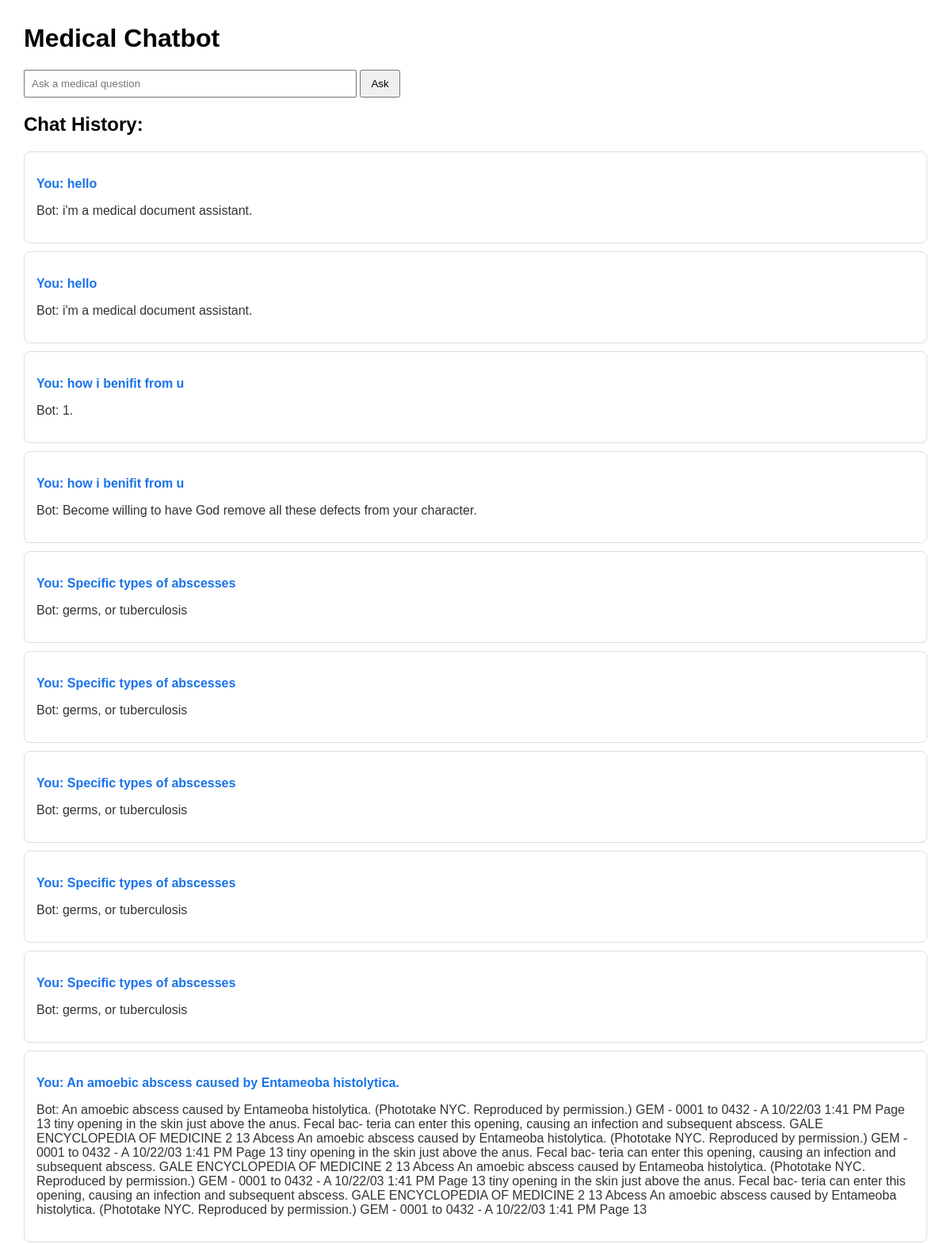
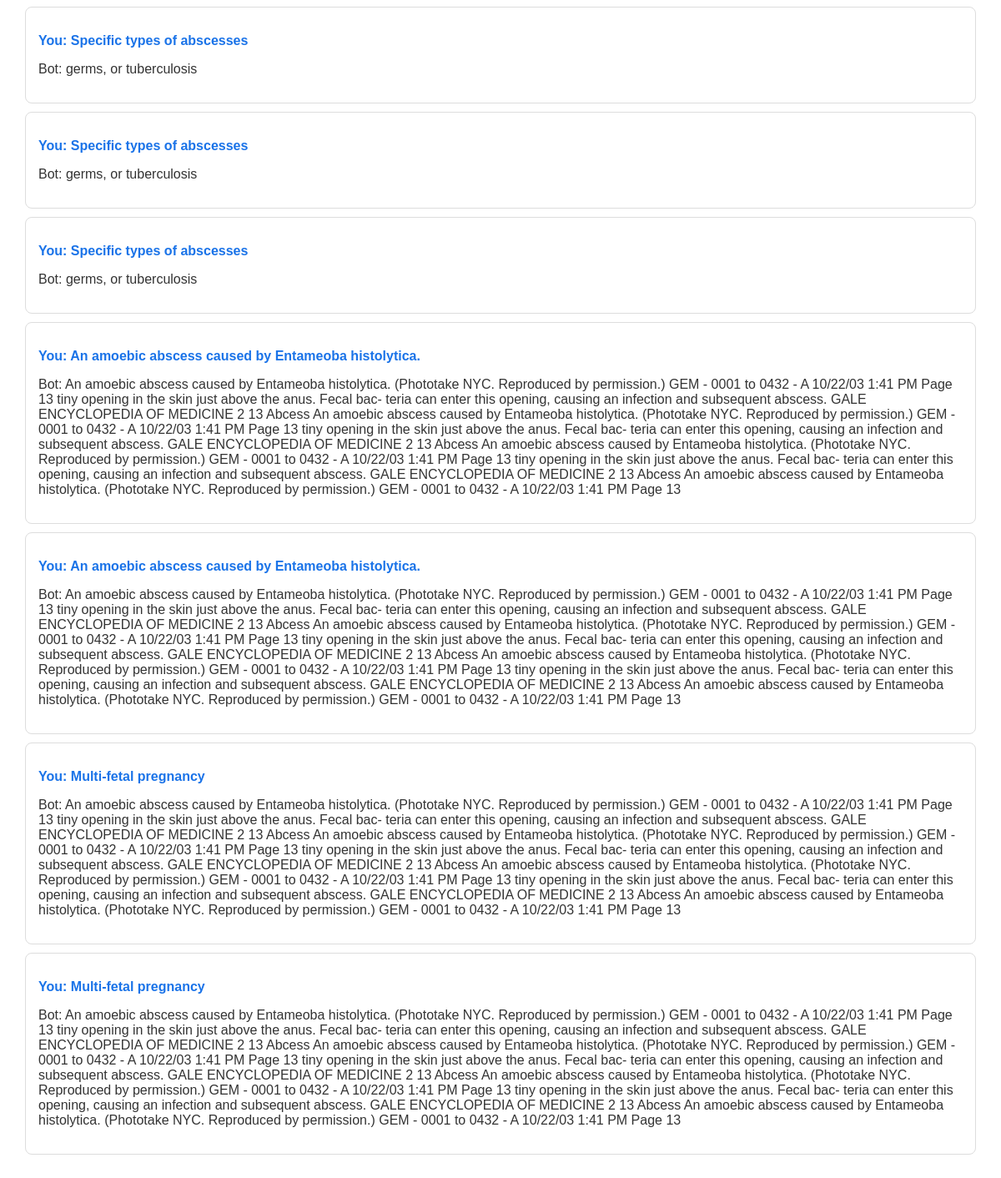
The page / on the database its author committed (2 pictures, top to bottom).
### medical_chat/models.py (models this page shows, shortened)
class ChatMessage(models.Model):
    user_question = models.TextField()
    bot_answer = models.TextField()
    timestamp = models.DateTimeField(auto_now_add=True)

### medical_chat/views.py (the view, shortened to what this page needs)
# urls.py: path('',views.index,name="index")
def index(request):
    answer = None
    all_chats = ChatMessage.objects.all().order_by('timestamp') if ChatMessage.objects.exists() else []
    chat_history = [(chat.user_question, chat.bot_answer) for chat in all_chats]
    return render(request, "medical_chat/index.html", {"chat_history": chat_history, "answer": answer})

### medical_chat/templates/medical_chat/index.html (shortened to what this page needs)
<!DOCTYPE html>
<html lang="en">
<head>
</head>
<body>
    <h1>Medical Chatbot</h1>
    <form method="post">
        <input type="text" name="question" placeholder="Ask a medical question" required>
        <button type="submit">Ask</button>
    </form>
    <h2>Chat History:</h2>
    {% for q, a in chat_history %}
        <div class="chat">
            <p class="user">You: {{ q }}</p>
            <p class="bot">Bot: {{ a }}</p>
        </div>
    {% endfor %}
</body>
</html>

### medical_chat/templates/medical_chat/index.html (style rules this page uses)
body { font-family: Arial, sans-serif; margin: 30px; }
input[type="text"] { width: 400px; padding: 8px; }
button { padding: 8px 12px; }
.chat { border: 1px solid #ddd; padding: 15px; margin-bottom: 10px; border-radius: 8px; }
.user { color: #1a73e8; font-weight: bold; }
.bot { color: #333; }

### rows shown on the page
ChatMessage: chat_history "hello", chat_history "i'm a medical document assistant."
ChatMessage: chat_history "hello", chat_history "i'm a medical document assistant."
ChatMessage: chat_history "how i benifit from u", chat_history "1."
ChatMessage: chat_history "how i benifit from u", chat_history "Become willing to have God remove all these defects from your character."
ChatMessage: chat_history "Specific types of abscesses", chat_history "germs, or tuberculosis"
ChatMessage: chat_history "Specific types of abscesses", chat_history "germs, or tuberculosis"
ChatMessage: chat_history "Specific types of abscesses", chat_history "germs, or tuberculosis"
ChatMessage: chat_history "Specific types of abscesses", chat_history "germs, or tuberculosis"
ChatMessage: chat_history "Specific types of abscesses", chat_history "germs, or tuberculosis"
ChatMessage: chat_history "An amoebic abscess caused by Entameoba histolytica.", chat_history "An amoebic abscess caused by Entameoba histolytica. (Phototake NYC. Reproduced by permission.) GEM - 0001 to 0432 - A 10/22/03 1:41 PM Page 13 tiny opening in the skin just above the anus. Fecal bac- teria can enter this opening, causing an infection and subsequent abscess. GALE ENCYCLOPEDIA OF MEDICINE 2 13 Abcess An amoebic abscess caused by Entameoba histolytica. (Phototake NYC. Reproduced by permission.) GEM - 0001 to 0432 - A 10/22/03 1:41 PM Page 13 tiny opening in the skin just above the anus. Fecal bac- teria can enter this opening, causing an infection and subsequent abscess. GALE ENCYCLOPEDIA OF MEDICINE 2 13 Abcess An amoebic abscess caused by Entameoba histolytica. (Phototake…"
ChatMessage: chat_history "Specific types of abscesses", chat_history "germs, or tuberculosis"
ChatMessage: chat_history "Specific types of abscesses", chat_history "germs, or tuberculosis"
ChatMessage: chat_history "Specific types of abscesses", chat_history "germs, or tuberculosis"
ChatMessage: chat_history "An amoebic abscess caused by Entameoba histolytica.", chat_history "An amoebic abscess caused by Entameoba histolytica. (Phototake NYC. Reproduced by permission.) GEM - 0001 to 0432 - A 10/22/03 1:41 PM Page 13 tiny opening in the skin just above the anus. Fecal bac- teria can enter this opening, causing an infection and subsequent abscess. GALE ENCYCLOPEDIA OF MEDICINE 2 13 Abcess An amoebic abscess caused by Entameoba histolytica. (Phototake NYC. Reproduced by permission.) GEM - 0001 to 0432 - A 10/22/03 1:41 PM Page 13 tiny opening in the skin just above the anus. Fecal bac- teria can enter this opening, causing an infection and subsequent abscess. GALE ENCYCLOPEDIA OF MEDICINE 2 13 Abcess An amoebic abscess caused by Entameoba histolytica. (Phototake…"
ChatMessage: chat_history "An amoebic abscess caused by Entameoba histolytica.", chat_history "An amoebic abscess caused by Entameoba histolytica. (Phototake NYC. Reproduced by permission.) GEM - 0001 to 0432 - A 10/22/03 1:41 PM Page 13 tiny opening in the skin just above the anus. Fecal bac- teria can enter this opening, causing an infection and subsequent abscess. GALE ENCYCLOPEDIA OF MEDICINE 2 13 Abcess An amoebic abscess caused by Entameoba histolytica. (Phototake NYC. Reproduced by permission.) GEM - 0001 to 0432 - A 10/22/03 1:41 PM Page 13 tiny opening in the skin just above the anus. Fecal bac- teria can enter this opening, causing an infection and subsequent abscess. GALE ENCYCLOPEDIA OF MEDICINE 2 13 Abcess An amoebic abscess caused by Entameoba histolytica. (Phototake…"
ChatMessage: chat_history "Multi-fetal pregnancy", chat_history "An amoebic abscess caused by Entameoba histolytica. (Phototake NYC. Reproduced by permission.) GEM - 0001 to 0432 - A 10/22/03 1:41 PM Page 13 tiny opening in the skin just above the anus. Fecal bac- teria can enter this opening, causing an infection and subsequent abscess. GALE ENCYCLOPEDIA OF MEDICINE 2 13 Abcess An amoebic abscess caused by Entameoba histolytica. (Phototake NYC. Reproduced by permission.) GEM - 0001 to 0432 - A 10/22/03 1:41 PM Page 13 tiny opening in the skin just above the anus. Fecal bac- teria can enter this opening, causing an infection and subsequent abscess. GALE ENCYCLOPEDIA OF MEDICINE 2 13 Abcess An amoebic abscess caused by Entameoba histolytica. (Phototake…"
ChatMessage: chat_history "Multi-fetal pregnancy", chat_history "An amoebic abscess caused by Entameoba histolytica. (Phototake NYC. Reproduced by permission.) GEM - 0001 to 0432 - A 10/22/03 1:41 PM Page 13 tiny opening in the skin just above the anus. Fecal bac- teria can enter this opening, causing an infection and subsequent abscess. GALE ENCYCLOPEDIA OF MEDICINE 2 13 Abcess An amoebic abscess caused by Entameoba histolytica. (Phototake NYC. Reproduced by permission.) GEM - 0001 to 0432 - A 10/22/03 1:41 PM Page 13 tiny opening in the skin just above the anus. Fecal bac- teria can enter this opening, causing an infection and subsequent abscess. GALE ENCYCLOPEDIA OF MEDICINE 2 13 Abcess An amoebic abscess caused by Entameoba histolytica. (Phototake…"
